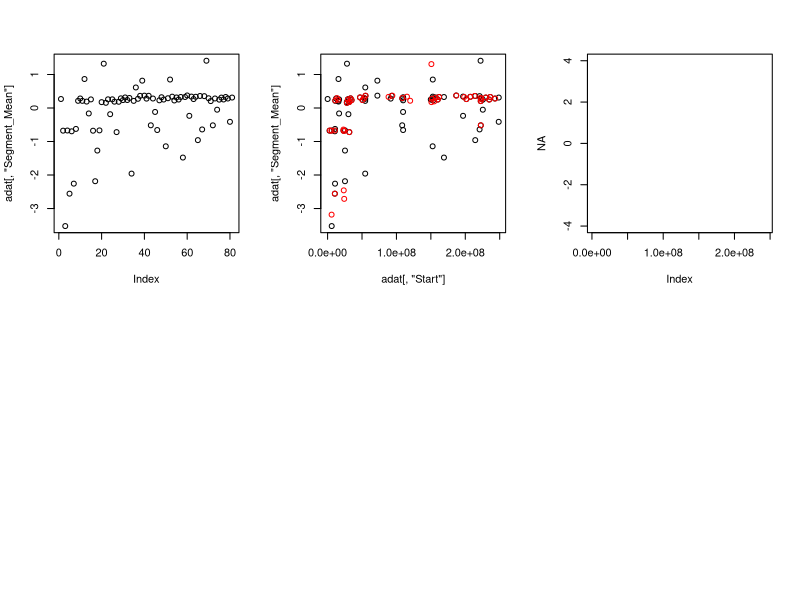

The R script that drew this image: (Note: this script raises an error after producing the figure.)
## Read in data
a = read.table("../data/PAGED_p_TCGA_182_OvGBM_SNP_N_GenomeWideSNP_6_D04_896216.grch38.seg.txt",header=TRUE)
b = read.table("../data/PAGED_p_TCGA_182_OvGBM_SNP_N_GenomeWideSNP_6_D04_896216.nocnv_grch38.seg.txt", header=TRUE)

par(mfrow=c(2,3))
for(chromnum in 1:6){

    adat = a[a[,"Chromosome"]%in%chromnum,]
    adat[,"Chromosome"]
    plot(adat[,"Segment_Mean"])
    ## abline(v=cumsum(sapply(1:22, function(ii) sum(a[,"Chromosome"]==ii))))
    
    
    ## bdat
    bdat = b[b[,"Chromosome"]%in%chromnum,]
    bdat[,"Chromosome"]
    
    plot(adat[,"Segment_Mean"]~adat[,"Start"])
    points(bdat[,"Segment_Mean"]~bdat[,"Start"],col='red')

    ## Plot segments
    plot(NA, xlim = range(bdat[,"Start"]), ylim = c(-4,4))
    Map(cnvpoint, adat[,"Segment_Mean"], adat[,"Start"], adat[,"End"], rep("black",nrow(adat)))
    Map(cnvline, adat[,"Segment_Mean"], adat[,"Start"], adat[,"End"], rep("black",nrow(adat)))
    Map(cnvpoint, bdat[,"Segment_Mean"], bdat[,"Start"], bdat[,"End"], rep("red",nrow(bdat)))
    Map(cnvline, bdat[,"Segment_Mean"], bdat[,"Start"], bdat[,"End"], rep("red",nrow(bdat)))
    
}

plot(a[,"Start"])

cnvline <- function(y,start,end,col){
    segments(x0=start,y0=y,x1=end,y1=y,col=col)
}

cnvpoint <- function(y,start,end,col){
    points(x = mean(start:end),y=y,col=col)
}
